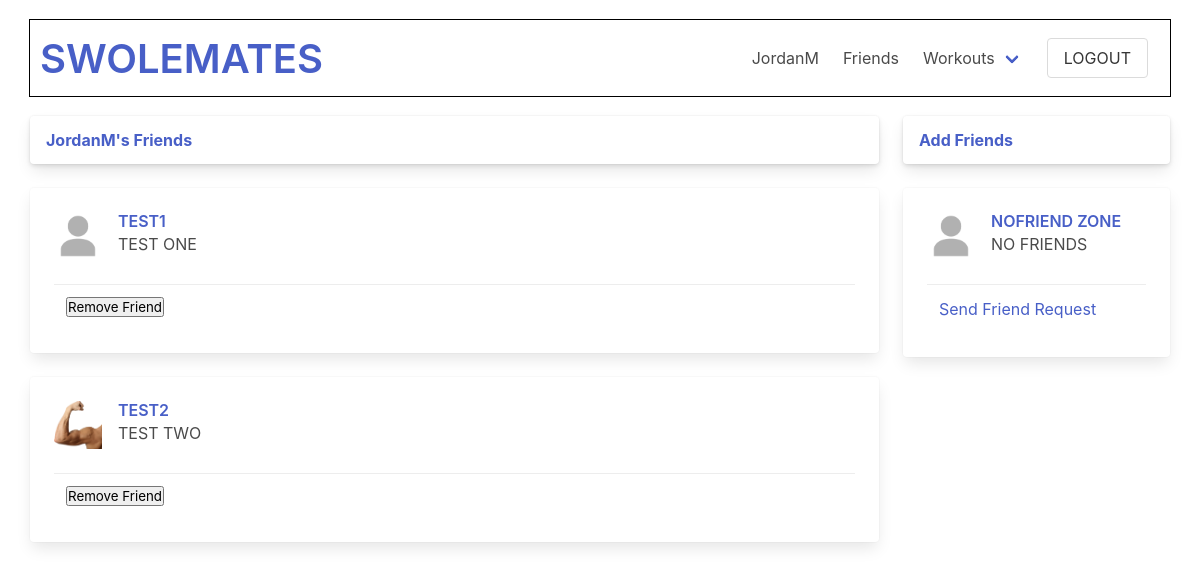
/swolemates/user/JordanM/friends (signed in), run on an earlier commit of the app's database.
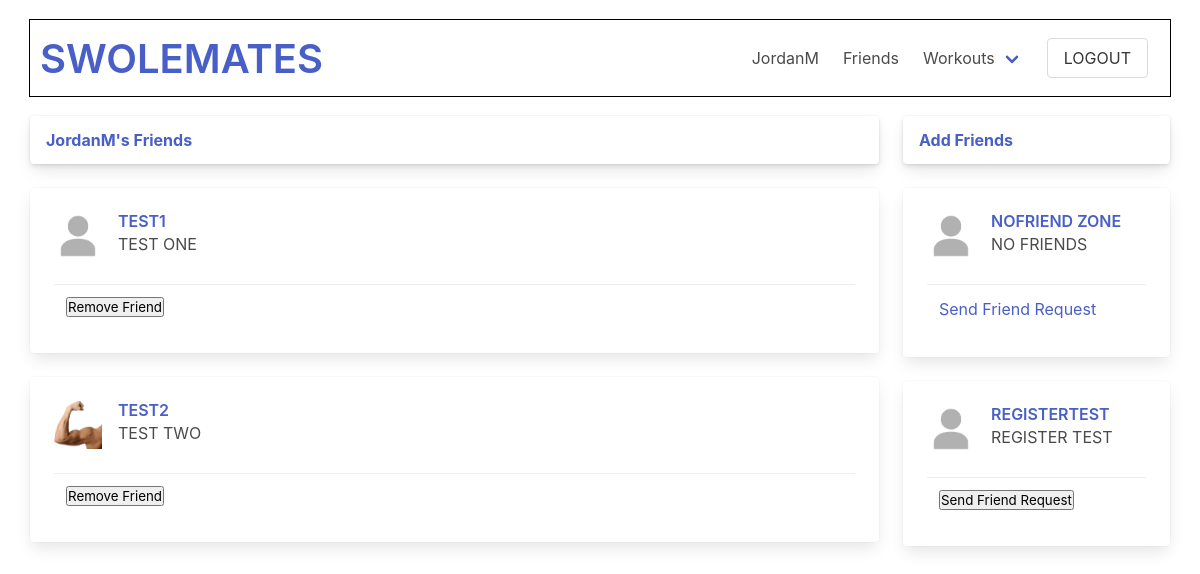
And on a later commit of the database.
### swolemates_app/models.py (models this page shows, shortened)
class User(models.Model):
    first_name = models.CharField(max_length = 50)
    last_name = models.CharField(max_length = 50)
    username = models.CharField(max_length=45, unique=True)
    email = models.EmailField(unique=True)
    password = models.CharField(max_length = 60)
    profile_photo = models.ImageField(default='default.png', upload_to = "images/")
    bio = models.TextField(blank=True, null=True)
    fav_exercises = models.TextField(blank=True, null=True)
    objects = UserManager()
    friends = models.ManyToManyField('self', blank=True)
    created_at = models.DateTimeField(auto_now_add=True)
    updated_at = models.DateTimeField(auto_now=True)

### swolemates_app/views.py (the view)
# urls.py: path('swolemates/user/<str:username>/friends', views.friends_list),
def friends_list(request, username):
    user = User.objects.get(id=request.session['user_id'])
    profile = User.objects.get(username=username)
    user_sent_friend_requests = Friend_Request.objects.filter(sender = user)
    user_received_friend_requests = Friend_Request.objects.filter(receiver = user)
    user_sent_request_usernames = []
    user_sent_request_objects = []
    user_received_request_usernames = []
    user_received_request_objects = []
    for i in range(len(user_sent_friend_requests)):
        user_sent_request_usernames.append(user_sent_friend_requests[i].receiver)
        user_sent_request_objects.append(User.objects.get(username=user_sent_friend_requests[i].receiver))
    print(f"{user.username} has sent requests to the following users: {user_sent_request_usernames}")
    for i in range(len(user_received_friend_requests)):
        user_received_request_usernames.append(user_received_friend_requests[i].sender)
        user_received_request_objects.append(user_received_friend_requests[i].sender)
    print(f"{user.username} has received requests from the following users: {user_received_request_usernames}. Objects: {user_received_request_objects}")
    context = {
        "user": user,
        "profile": profile,
        "profile_friends": profile.friends.all(),
        "user_friends": user.friends.all(),
        "all_others": User.objects.exclude(id=user.id),
        "user_friend_requests": user_received_request_objects,
        "user_sent_requests": user_sent_request_objects
    }
    return render(request, "friends_list.html", context)

### swolemates_app/templates/friends_list.html (shortened to what the changed rows need)
<!DOCTYPE html>
<html lang="en">
<head>
    <link rel="stylesheet" href="https://cdn.jsdelivr.net/npm/bulma@0.9.3/css/bulma.min.css">
    {% load static %}
    <link rel="stylesheet" href="{% static 'css/lists.css' %}">
</head>
<body>
    <div id="wrapper">
    <div class="tile is-ancestor">
        <div class="tile is-parent is-9 is-vertical">
            {% if profile_friends %}
                {% for friend in profile_friends %}
                <div class="tile is-child is-12">
                    <div class="card">
                        <div class="card-content">
                            <div class="media">
                                <div class="media-left">
                                    <img src="/media/{{friend.profile_photo}}" alt="{{friend.username}}'s profile pic" class="image is-48x48">
                                </div>
                                <div class="media-content">
                                    <p class="title is-6"><a href="/swolemates/user/{{friend.username}}">{{ friend.username }}</a></p>
                                    <p class="subtitle is-6">{{ friend.first_name }} {{ friend.last_name }}</p>
                                </div>
                            </div>
                            {% if friend not in user_friends and friend not in user_friend_requests and friend not in user_sent_requests and friend != user %}
                                <div class="card-footer">
                                    <form action="/swolemates/friends/request/{{ person.username }}/send_request" method="POST" class="card-footer-item is-justify-content-start">
                                        {% csrf_token %}
                                        {% if person.username != "NOFRIEND ZONE" %}
                                        <input type="submit" value="Send Friend Request">
                                        {% else %}
                                            <a href="">Send Friend Request</a>
                                        {% endif %}
                                    </form>
                                </div>
                            {% elif friend != user %}
                                <div class="card-footer">
                                    <form action="/swolemates/friends/request/{{ friend.username }}/remove_friend" method="POST" class="card-footer-item is-justify-content-start is-align-self-center">
                                        <input type="submit" value="Remove Friend">
                                    </form>
                                </div>
                            {% endif %}
                            </div>
                        </div>
                </div>
                {% endfor %}
            {% endif %}
        </div>
        <div class="tile is-parent is-vertical is-align-items-flex-start">
                    {% for person in all_others %}
                        {% if person not in user_friends and person not in user_friend_requests and person not in user_sent_requests %}
                        <div class="tile is-child is-12">
                                <div class="card">
                                    <div class="card-content">
                                        <div class="media">
                                            <div class="media-left">
                                                <img src="/media/{{person.profile_photo}}" alt="{{friend.username}}'s profile pic" class="image is-48x48">
                                            </div>
                                            <div class="media-content">
                                                <p class="title is-6"><a href="/swolemates/friends/{{person.username}}">{{ person.username }}</a></p>
                                                <p class="subtitle is-6">{{ person.first_name }} {{ person.last_name }}</p>
                                            </div>
                                        </div>
                                        <div class="card-footer">
                                            <form action="/swolemates/friends/request/{{ person.username }}/send_request" method="POST" class="card-footer-item is-justify-content-start">
                                                {% if person.username != "NOFRIEND ZONE" %}
                                                <input type="submit" value="Send Friend Request">
                                                {% else %}
                                                    <a href="">Send Friend Request</a>
                                                {% endif %}
                                            </form>
                                        </div>
                                    </div>
                                </div>
                        </div>
                        {% endif %}
                    {% endfor %}
        </div>
    </div>
    </div>
</body>
</html>

What changed in the data, as far as the page shows it:
added User: profile_photo (placeholder picture), username "REGISTERTEST", first_name "REGISTER", last_name "TEST"
